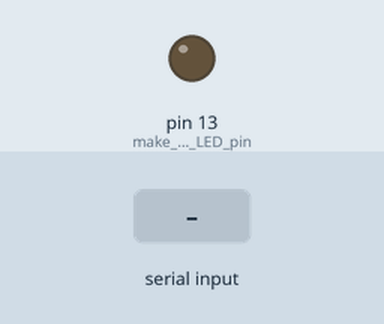
The sketch below on a simulated Arduino Uno, built with avr-gcc and run on an emulated ATmega328P. Parts: output pins drawn as LEDs (lit = HIGH). The inputs (shaded band) are chosen by the test bench. What the sketch prints to the serial monitor is not drawn.

Above: at 1.2 s.
1.3 s: "1" received over Serial
At 1.7 s:
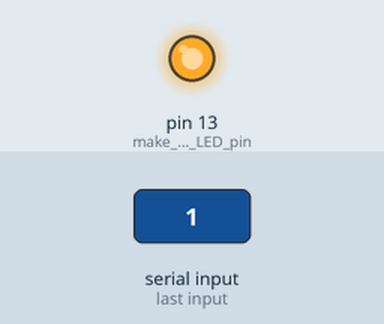
2.8 s: "0" received over Serial
At 4.0 s:
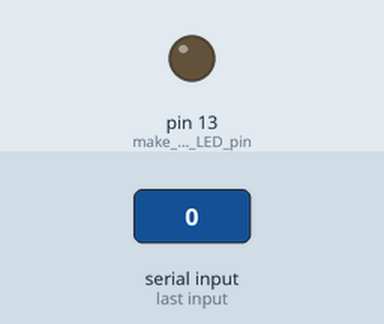
Timing chart, 0 to 5.8 s (numbered marks = the images above; inputs shaded):
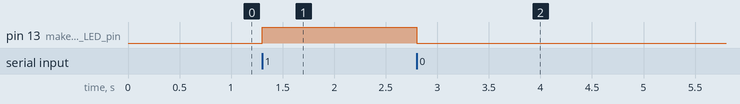

The sketch:

arduino_program_for_control_LED.ino
```cpp
/*
 * Code to blink an LED using Python
 * Code by: Aswint Raj, Dated: 8-9-2017
 * Website: www.circuitdigest.com
 */

int data;

void setup() {
  Serial.begin(9600); //initialize serial COM at 9600 baudrate
  pinMode(LED_BUILTIN, OUTPUT); //make the LED pin (13) as output
  digitalWrite (LED_BUILTIN, LOW);

  Serial.println("Hi!, I am Arduino");
}

void loop() {
while (Serial.available()){
  data = Serial.read();
}

if (data == '1')
digitalWrite (LED_BUILTIN, HIGH);

else if (data == '0')
digitalWrite (LED_BUILTIN, LOW);

}
```

Measured:
- after the input at 1.3 s, pin 13 (make_the_LED_pin): LOW → HIGH at once
- after the input at 2.8 s, pin 13 (make_the_LED_pin): HIGH → LOW at once
